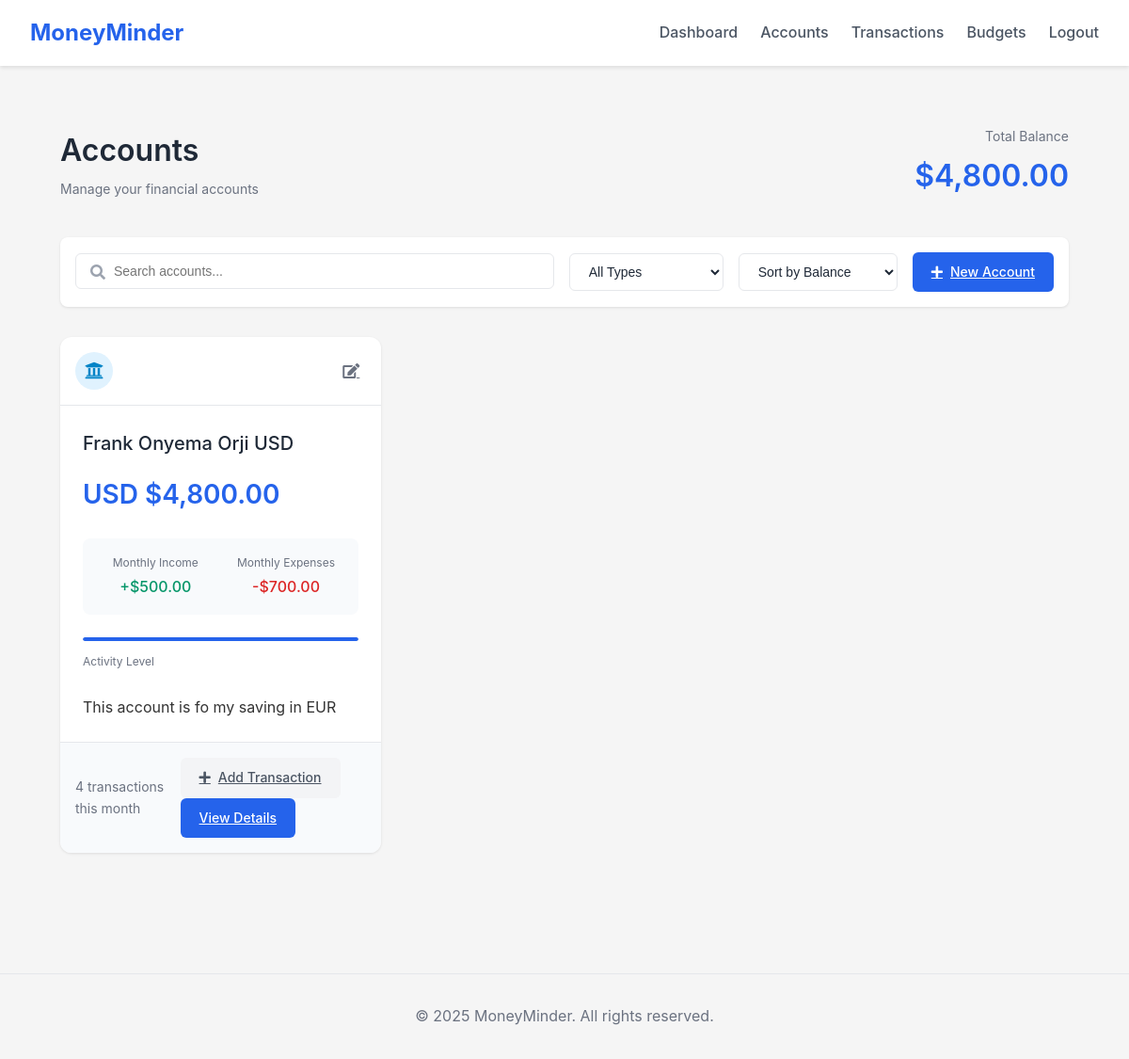
The page /accounts/ (signed in) on the database as committed earlier.
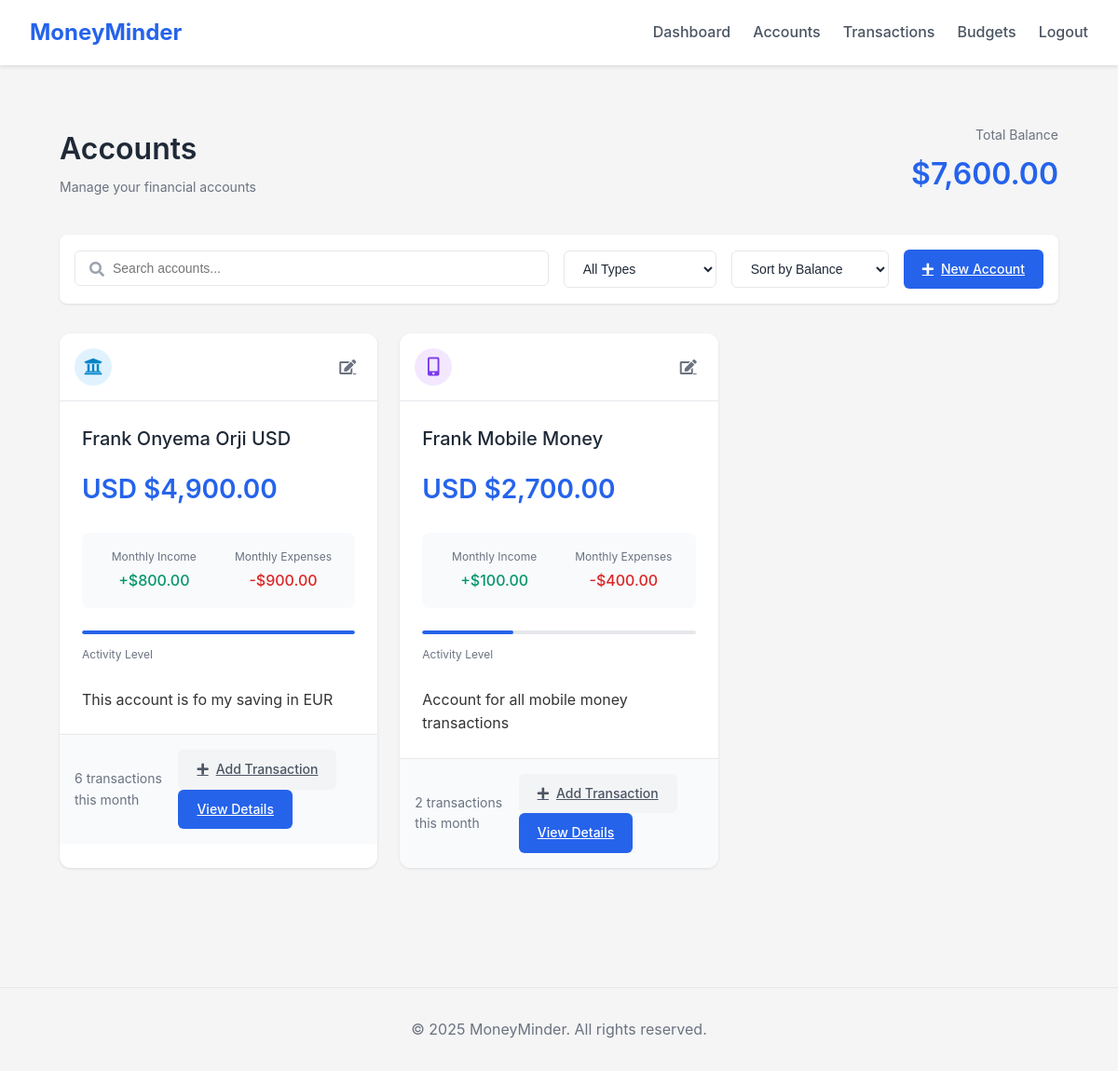
The same page on the database as committed later.
### app/models/account.py (models this page shows, shortened)
class Account(db.Model, BaseModel):
    __tablename__ = 'accounts'
    name = db.Column(db.String(100), nullable=False)
    account_type = db.Column(db.String(50), nullable=False)  # bank, cash, mobile_money
    currency = db.Column(db.String(3), nullable=False, default='USD')
    balance = db.Column(db.Numeric(10, 2), nullable=False, default=0)
    description = db.Column(db.Text)
    user_id = db.Column(db.String(50), db.ForeignKey('users.id'), nullable=False)
    transactions = db.relationship('Transaction', back_populates='account', lazy='dynamic', cascade='all, delete-orphan')

### app/routes/accounts.py (the view)
@accounts.route('/')
@login_required
def index():
    user_accounts = Account.query.filter_by(user_id=current_user.id).all()
    total_balance = sum(float(account.balance) for account in user_accounts)
    account_stats = {}
    max_transactions = 0  # Initialize max_transactions
    for account in user_accounts:
        start_date = datetime.utcnow() - timedelta(days=30)
        transactions = Transaction.query.filter_by(
            account_id=account.id,
            user_id=current_user.id
        ).filter(
            Transaction.date >= start_date
        ).all()
        transaction_count = len(transactions)
        max_transactions = max(max_transactions, transaction_count)  # Update max_transactions
        income = sum(float(t.amount) for t in transactions if t.transaction_type == 'income')
        expenses = sum(float(t.amount) for t in transactions if t.transaction_type == 'expense')
        account_stats[account.id] = {
            'monthly_income': income,
            'monthly_expenses': expenses,
            'transaction_count': transaction_count
        }
    return render_template('accounts/list.html',
                           accounts=user_accounts,
                           total_balance=total_balance,
                           account_stats=account_stats,
                           max_transactions=max_transactions)  # Pass max_transactions to template

### app/models/__init__.py (called while the page is built)
    @classmethod
    def get_by_id(cls, id):
        return cls.query.get_or_404(id)

### app/utils/filters.py (called while the page is built)
def init_filters(app):
    @app.template_filter('account_icon')
    def account_icon_filter(account_type):
        icons = {
            'bank': 'university',
            'cash': 'wallet',
            'credit': 'credit-card',
            'investment': 'chart-line',
            'mobile_money': 'mobile-alt',
            'other': 'coins'
        }
        return icons.get(str(account_type).lower(), 'question')

### app/templates/accounts/list.html (shortened to what this page needs)
{% extends "base.html" %}
{% block styles %}
<link rel="stylesheet" href="{{ url_for('static', filename='css/accounts.css') }}">
{% endblock %}
{% block content %}
<div class="accounts-container">
    <div class="accounts-header">
        <div class="header-content">
            <div class="header-title">
                <h1>Accounts</h1>
                <p class="subtitle">Manage your financial accounts</p>
            </div>
            <div class="balance-summary">
                <div class="total-balance">
                    <span class="label">Total Balance</span>
                    <span class="amount" data-value="{{ total_balance }}">{{ "${:,.2f}".format(total_balance) }}</span>
                </div>
            </div>
        </div>
        <div class="header-actions">
            <div class="search-filters">
                <div class="search-box">
                    <i class="fas fa-search"></i>
                    <input type="text" id="searchAccounts" placeholder="Search accounts...">
                </div>
                <select id="accountTypeFilter" class="filter-select">
                    <option value="all">All Types</option>
                </select>
                <select id="sortAccounts" class="filter-select">
                    <option value="balance">Sort by Balance</option>
                </select>
            </div>
            <a href="{{ url_for('accounts.create') }}" class="btn btn-primary">
                <i class="fas fa-plus"></i> New Account
            </a>
        </div>
    </div>
    <div class="accounts-grid">
        {% for account in accounts %}
        <div class="account-card">
            <div class="card-header">
                <div class="account-type {{ account.account_type }}"
                     data-tooltip="{{ account.account_type|title }} Account">
                    <i class="fas fa-{{ account.account_type|account_icon }}"></i>
                </div>
                <div class="account-actions">
                    <a href="{{ url_for('accounts.edit', account_id=account.id) }}" class="btn-icon" title="Edit Account">
                        <i class="fas fa-edit"></i>
                    </a>
                </div>
            </div>
            <div class="card-body">
                <a href="{{ url_for('accounts.view', account_id=account.id) }}" class="account-name">
                    {{ account.name }}
                </a>
                <div class="account-balance" data-value="{{ account.balance }}" data-currency="{{ account.currency }}">
                    {{ account.currency }} {{ "${:,.2f}".format(account.balance) }}
                </div>
                <div class="account-stats">
                    <div class="stat">
                        <span class="label">Monthly Income</span>
                        <span class="value income">
                            +{{ "${:,.2f}".format(account_stats[account.id]['monthly_income']) }}
                        </span>
                    </div>
                    <div class="stat">
                        <span class="label">Monthly Expenses</span>
                        <span class="value expenses">
                            -{{ "${:,.2f}".format(account_stats[account.id]['monthly_expenses']) }}
                        </span>
                    </div>
                </div>
                <div class="activity-indicator">
                    <div class="progress-bar">
                        {% set activity_percentage = (account_stats[account.id]['transaction_count'] / max_transactions) * 100 if max_transactions > 0 else 0 %}
                        <div class="progress" style="width: {{ activity_percentage }}%"></div>
                    </div>
                    <span class="activity-label">Activity Level</span>
                </div>
                {% if account.description %}
                <div class="account-description">
                    {{ account.description }}
                </div>
                {% endif %}
            </div>
            <div class="card-footer">
                <span class="transaction-count">
                    {{ account_stats[account.id]['transaction_count'] }} transactions this month
                </span>
                <div class="footer-actions">
                    <a href="{{ url_for('transactions.create', account_id=account.id) }}" class="btn btn-sm btn-secondary">
                        <i class="fas fa-plus"></i> Add Transaction
                    </a>
                    <a href="{{ url_for('accounts.view', account_id=account.id) }}" class="btn btn-sm btn-primary">
                        View Details
                    </a>
                </div>
            </div>
        </div>
        {% endfor %}
    </div>
</div>
{% endblock %}

### app/templates/base.html (shortened to what this page needs)
<!DOCTYPE html>
<html lang="en">
<head>
    <link rel="stylesheet" href="https://cdnjs.cloudflare.com/ajax/libs/font-awesome/5.15.4/css/all.min.css">
    <link rel="stylesheet" href="{{ url_for('static', filename='css/style.css') }}">
    <link rel="stylesheet" href="{{ url_for('static', filename='css/accounts.css') }}">
    {% block styles %}{% endblock %}
</head>
<body>
    <nav class="navbar">
        <div class="navbar-brand">
            <a href="{{ url_for('main.index') }}">MoneyMinder</a>
        </div>
        <div class="navbar-menu">
            {% if current_user.is_authenticated %}
                <a href="{{ url_for('main.index') }}">Dashboard</a>
                <a href="{{ url_for('accounts.index') }}">Accounts</a>
                <a href="{{ url_for('transactions.index') }}">Transactions</a>
                <a href="{{ url_for('budgets.index') }}">Budgets</a>
                <a href="{{ url_for('auth.logout') }}">Logout</a>
            {% else %}
                <a href="{{ url_for('auth.login') }}">Login</a>
                <a href="{{ url_for('auth.register') }}">Register</a>
            {% endif %}
        </div>
    </nav>
    <main class="container">
        {% block content %}{% endblock %}
    </main>
    <footer>
        <p>&copy; 2025 MoneyMinder. All rights reserved.</p>
    </footer>
</body>
</html>

### app/static/css/style.css (style rules this page uses)
* { margin: 0; padding: 0; box-sizing: border-box; }
body { font-family: 'Inter', -apple-system, BlinkMacSystemFont, 'Segoe UI', Roboto, sans-serif; line-height: 1.6; color: #333; background-color: #f5f5f5; }
.navbar { background-color: #fff; box-shadow: 0 2px 4px rgba(0, 0, 0, 0.1); padding: 1rem 2rem; display: flex; justify-content: space-between; align-items: center; }
.navbar-brand { font-size: 1.5rem; font-weight: bold; }
.navbar-brand a { color: #2563eb; text-decoration: none; }
.navbar-menu { display: flex; gap: 1.5rem; }
.navbar-menu a { color: #4b5563; text-decoration: none; font-weight: 500; transition: color 0.2s; }
.container { max-width: 1200px; margin: 0 auto; padding: 2rem; }
footer { text-align: center; padding: 2rem; color: #6b7280; border-top: 1px solid #e5e7eb; margin-top: 4rem; }

Rows that differ between the two databases and show on the page:
changed Account "Frank Onyema Orji USD": balance "$4,800.00" → "$4,900.00"; account_stats "$500.00" → "$800.00"; account_stats "$700.00" → "$900.00"; account_stats "4" → "6"
added Account: name "Frank Mobile Money", currency "USD", balance "$2,700.00", account_stats "$100.00", account_stats "$400.00", {{ activity_percentage }} 33.33333333333333 (drawn), description "Account for all mobile money transactions", account_stats "2"
Other text that changed with them:
{{ "${:,.2f}".format(total_balance) }}: "$4,800.00" → "$7,600.00"
